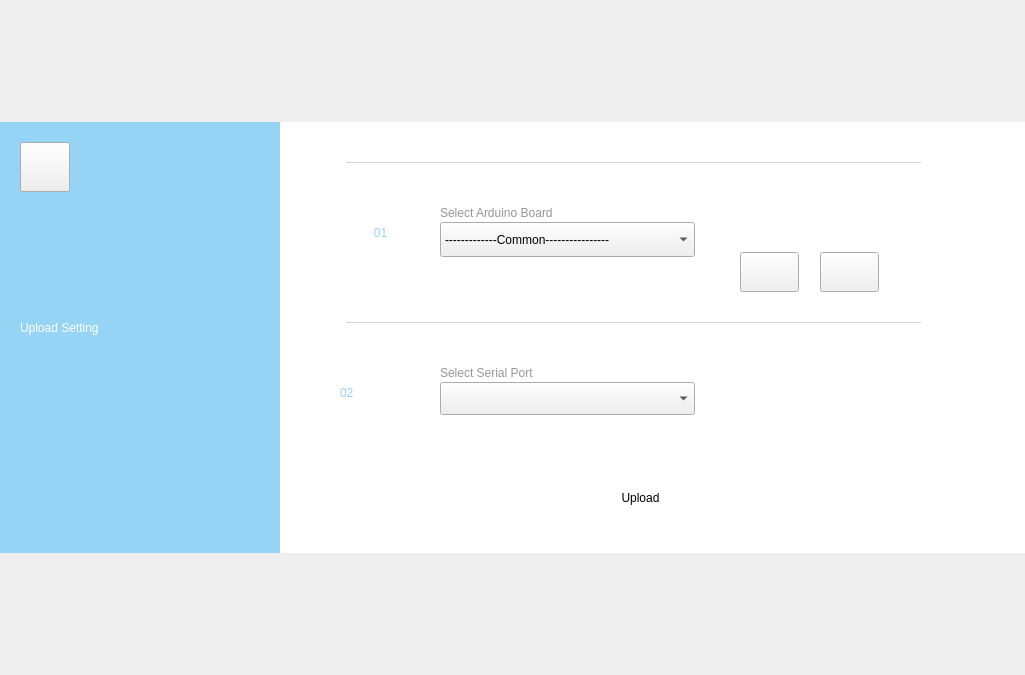
<?xml version="1.0" encoding="UTF-8"?>
<ui version="4.0">
 <class>UploadSettingForm</class>
 <widget class="QWidget" name="UploadSettingForm">
  <property name="geometry">
   <rect>
    <x>0</x>
    <y>0</y>
    <width>1025</width>
    <height>675</height>
   </rect>
  </property>
  <property name="windowTitle">
   <string>Form</string>
  </property>
  <property name="styleSheet">
   <string notr="true">QWidget#UploadSettingForm
{
	border-image: url(:/resource/images/common/Transparent_Black_80.png);
}</string>
  </property>
  <layout class="QGridLayout" name="gridLayout">
   <property name="margin">
    <number>0</number>
   </property>
   <property name="spacing">
    <number>0</number>
   </property>
   <item row="0" column="0">
    <spacer name="verticalSpacer">
     <property name="orientation">
      <enum>Qt::Vertical</enum>
     </property>
     <property name="sizeHint" stdset="0">
      <size>
       <width>20</width>
       <height>145</height>
      </size>
     </property>
    </spacer>
   </item>
   <item row="2" column="0">
    <spacer name="verticalSpacer_2">
     <property name="orientation">
      <enum>Qt::Vertical</enum>
     </property>
     <property name="sizeHint" stdset="0">
      <size>
       <width>20</width>
       <height>144</height>
      </size>
     </property>
    </spacer>
   </item>
   <item row="1" column="0">
    <widget class="QWidget" name="widgetBg" native="true">
     <property name="sizePolicy">
      <sizepolicy hsizetype="Preferred" vsizetype="Fixed">
       <horstretch>0</horstretch>
       <verstretch>0</verstretch>
      </sizepolicy>
     </property>
     <property name="minimumSize">
      <size>
       <width>1025</width>
       <height>431</height>
      </size>
     </property>
     <property name="styleSheet">
      <string notr="true">QWidget#widgetBg
{
	background-color: rgb(255, 255, 255);
}
QListView::item::hover
{

}
</string>
     </property>
     <widget class="QWidget" name="widgetLeft" native="true">
      <property name="geometry">
       <rect>
        <x>0</x>
        <y>0</y>
        <width>280</width>
        <height>431</height>
       </rect>
      </property>
      <property name="styleSheet">
       <string notr="true">QWidget#widgetLeft
{
	background-color: rgb(149, 212, 244);
}</string>
      </property>
      <widget class="QLabel" name="label_3">
       <property name="geometry">
        <rect>
         <x>20</x>
         <y>180</y>
         <width>241</width>
         <height>51</height>
        </rect>
       </property>
       <property name="styleSheet">
        <string notr="true">color: rgb(255, 255, 255);
font: 35px &quot;arial&quot;;</string>
       </property>
       <property name="text">
        <string>Upload Setting</string>
       </property>
      </widget>
      <widget class="QPushButton" name="pushButtonBack">
       <property name="geometry">
        <rect>
         <x>20</x>
         <y>20</y>
         <width>50</width>
         <height>50</height>
        </rect>
       </property>
       <property name="styleSheet">
        <string notr="true">border-image: url(:/resource/images/upload_setting/Back.png);</string>
       </property>
       <property name="text">
        <string/>
       </property>
      </widget>
     </widget>
     <widget class="QLabel" name="label">
      <property name="geometry">
       <rect>
        <x>340</x>
        <y>80</y>
        <width>81</width>
        <height>61</height>
       </rect>
      </property>
      <property name="styleSheet">
       <string notr="true">color: rgb(149, 212, 244);
font: 70px &quot;Helvetica&quot;;</string>
      </property>
      <property name="text">
       <string>01</string>
      </property>
      <property name="textFormat">
       <enum>Qt::PlainText</enum>
      </property>
      <property name="alignment">
       <set>Qt::AlignCenter</set>
      </property>
     </widget>
     <widget class="QLabel" name="label_2">
      <property name="geometry">
       <rect>
        <x>340</x>
        <y>240</y>
        <width>81</width>
        <height>61</height>
       </rect>
      </property>
      <property name="styleSheet">
       <string notr="true">color: rgb(149, 212, 244);
font: 70px &quot;Helvetica&quot;;</string>
      </property>
      <property name="text">
       <string>02</string>
      </property>
     </widget>
     <widget class="QLabel" name="labelSplit">
      <property name="geometry">
       <rect>
        <x>346</x>
        <y>40</y>
        <width>575</width>
        <height>1</height>
       </rect>
      </property>
      <property name="styleSheet">
       <string notr="true">background-color: rgb(210, 210, 210);</string>
      </property>
      <property name="text">
       <string/>
      </property>
     </widget>
     <widget class="QLabel" name="labelSplit_2">
      <property name="geometry">
       <rect>
        <x>346</x>
        <y>200</y>
        <width>575</width>
        <height>1</height>
       </rect>
      </property>
      <property name="styleSheet">
       <string notr="true">background-color: rgb(210, 210, 210);</string>
      </property>
      <property name="text">
       <string/>
      </property>
     </widget>
     <widget class="QPushButton" name="pushButtonUpload">
      <property name="geometry">
       <rect>
        <x>510</x>
        <y>330</y>
        <width>261</width>
        <height>91</height>
       </rect>
      </property>
      <property name="styleSheet">
       <string notr="true">QPushButton
{
	color: rgb(0, 0, 0);
	font: 70px &quot;arial&quot;;
	border:none
}
QPushButton:hover
{
	color: rgb(149, 212, 244);
	font: 70px &quot;arial&quot;;
	border:none
}
QPushButton:pressed
{
	color: rgb(149, 212, 0);
	font: 70px &quot;arial&quot;;
	border:none
}</string>
      </property>
      <property name="text">
       <string>Upload</string>
      </property>
     </widget>
     <widget class="QLabel" name="label_4">
      <property name="geometry">
       <rect>
        <x>440</x>
        <y>80</y>
        <width>251</width>
        <height>21</height>
       </rect>
      </property>
      <property name="styleSheet">
       <string notr="true">color: rgb(150, 150, 150);
font: 20px &quot;arial&quot;;</string>
      </property>
      <property name="text">
       <string>Select Arduino Board</string>
      </property>
     </widget>
     <widget class="QComboBox" name="comboBoxBoard">
      <property name="geometry">
       <rect>
        <x>440</x>
        <y>100</y>
        <width>255</width>
        <height>35</height>
       </rect>
      </property>
      <property name="maximumSize">
       <size>
        <width>300</width>
        <height>35</height>
       </size>
      </property>
      <property name="styleSheet">
       <string notr="true"/>
      </property>
      <item>
       <property name="text">
        <string>-------------Common----------------</string>
       </property>
      </item>
      <item>
       <property name="text">
        <string>Arduino Uno</string>
       </property>
      </item>
      <item>
       <property name="text">
        <string>Arduino Leonardo</string>
       </property>
      </item>
      <item>
       <property name="text">
        <string>-------------Arduino----------------</string>
       </property>
      </item>
      <item>
       <property name="text">
        <string>Arduino Duemilanove ATmega328</string>
       </property>
      </item>
      <item>
       <property name="text">
        <string>Arduino Duemilanove ATmega168</string>
       </property>
      </item>
      <item>
       <property name="text">
        <string>Arduino Nano ATmega328</string>
       </property>
      </item>
      <item>
       <property name="text">
        <string>Arduino Nano ATmega168</string>
       </property>
      </item>
      <item>
       <property name="text">
        <string>Arduino Mega 2560 or Mega ADK</string>
       </property>
      </item>
      <item>
       <property name="text">
        <string>Arduino Mega (ATmega1280)</string>
       </property>
      </item>
      <item>
       <property name="text">
        <string>Arduino Esplora</string>
       </property>
      </item>
      <item>
       <property name="text">
        <string>Arduino Micro</string>
       </property>
      </item>
      <item>
       <property name="text">
        <string>Arduino Mini ATmega328</string>
       </property>
      </item>
      <item>
       <property name="text">
        <string>Arduino Mini ATmega168</string>
       </property>
      </item>
      <item>
       <property name="text">
        <string>Arduino Ethernet</string>
       </property>
      </item>
      <item>
       <property name="text">
        <string>Arduino Fio</string>
       </property>
      </item>
      <item>
       <property name="text">
        <string>Arduino BT ATmega328</string>
       </property>
      </item>
      <item>
       <property name="text">
        <string>Arduino BT ATmega168</string>
       </property>
      </item>
      <item>
       <property name="text">
        <string>LilyPad Arduino USB</string>
       </property>
      </item>
      <item>
       <property name="text">
        <string>LilyPad Arduino ATmega328</string>
       </property>
      </item>
      <item>
       <property name="text">
        <string>LilyPad Arduino ATmega168</string>
       </property>
      </item>
      <item>
       <property name="text">
        <string>Arduino Pro Mini (5V,16 MHz)  ATmega328</string>
       </property>
      </item>
      <item>
       <property name="text">
        <string>Arduino Pro Mini (5V,16 MHz)  ATmega168</string>
       </property>
      </item>
      <item>
       <property name="text">
        <string>Arduino Pro Mini (3.3V,8 MHz) ATmega328</string>
       </property>
      </item>
      <item>
       <property name="text">
        <string>Arduino Pro Mini (3.3V,8 MHz) ATmega168</string>
       </property>
      </item>
      <item>
       <property name="text">
        <string>Arduino NG or older ATmega168</string>
       </property>
      </item>
      <item>
       <property name="text">
        <string>Arduino NG or older ATmega8</string>
       </property>
      </item>
      <item>
       <property name="text">
        <string>Arduino Robot Control</string>
       </property>
      </item>
      <item>
       <property name="text">
        <string>Arduino Robot Motor</string>
       </property>
      </item>
      <item>
       <property name="text">
        <string>-------------DFRobot----------------</string>
       </property>
      </item>
      <item>
       <property name="text">
        <string>Flyduino</string>
       </property>
      </item>
      <item>
       <property name="text">
        <string>X-Board</string>
       </property>
      </item>
      <item>
       <property name="text">
        <string>X-Board V2</string>
       </property>
      </item>
      <item>
       <property name="text">
        <string>RoMeo</string>
       </property>
      </item>
      <item>
       <property name="text">
        <string>RoMeo V2</string>
       </property>
      </item>
     </widget>
     <widget class="QComboBox" name="comboBoxSerialPort">
      <property name="geometry">
       <rect>
        <x>440</x>
        <y>260</y>
        <width>255</width>
        <height>33</height>
       </rect>
      </property>
     </widget>
     <widget class="QLabel" name="label_5">
      <property name="geometry">
       <rect>
        <x>440</x>
        <y>240</y>
        <width>241</width>
        <height>21</height>
       </rect>
      </property>
      <property name="styleSheet">
       <string notr="true">color: rgb(150, 150, 150);
font: 20px &quot;arial&quot;;</string>
      </property>
      <property name="text">
       <string>Select Serial Port</string>
      </property>
     </widget>
     <widget class="QPushButton" name="pushButtonUno">
      <property name="geometry">
       <rect>
        <x>740</x>
        <y>130</y>
        <width>59</width>
        <height>40</height>
       </rect>
      </property>
      <property name="styleSheet">
       <string notr="true">border-image: url(:/resource/images/upload_setting/MiniUno.png);</string>
      </property>
      <property name="text">
       <string/>
      </property>
     </widget>
     <widget class="QPushButton" name="pushButtonLeonardo">
      <property name="geometry">
       <rect>
        <x>820</x>
        <y>130</y>
        <width>59</width>
        <height>40</height>
       </rect>
      </property>
      <property name="styleSheet">
       <string notr="true">border-image: url(:/resource/images/upload_setting/MiniLeonardo.png);</string>
      </property>
      <property name="text">
       <string/>
      </property>
     </widget>
     <widget class="QLabel" name="labelTipToard">
      <property name="geometry">
       <rect>
        <x>890</x>
        <y>70</y>
        <width>16</width>
        <height>16</height>
       </rect>
      </property>
      <property name="toolTip">
       <string>&lt;html&gt;&lt;head/&gt;&lt;body&gt;&lt;p&gt;Please select your Arduino board.&lt;/p&gt;&lt;p&gt;&lt;br/&gt;&lt;/p&gt;&lt;p&gt;选择你使用的Arduino电路板&lt;/p&gt;&lt;p&gt;如果在列表中找不到你需要的型号 请查阅你使用的电路板的兼容Arduino型号&lt;/p&gt;&lt;p&gt;&lt;br/&gt;&lt;/p&gt;&lt;/body&gt;&lt;/html&gt;</string>
      </property>
      <property name="styleSheet">
       <string notr="true">QLabel#labelTipToard
{
	border-image: url(:/resource/images/upload_setting/tips.png);
}</string>
      </property>
      <property name="text">
       <string/>
      </property>
     </widget>
     <widget class="QLabel" name="labelTipSerialPort">
      <property name="geometry">
       <rect>
        <x>890</x>
        <y>240</y>
        <width>16</width>
        <height>16</height>
       </rect>
      </property>
      <property name="toolTip">
       <string>&lt;html&gt;&lt;head/&gt;&lt;body&gt;&lt;p&gt;Please select your Arduino board serial port.&lt;/p&gt;&lt;p&gt;&lt;br/&gt;&lt;/p&gt;&lt;p&gt;选择你的Arduino所在的串口(Serial COM)&lt;/p&gt;&lt;p&gt;如果列表中默认的串口号不是你想要的 请手工修改&lt;/p&gt;&lt;p&gt;**当你把Arduino插入USB口时Mind+会自动监测到 但只会自动选择默认的第一个串口号&lt;/p&gt;&lt;/body&gt;&lt;/html&gt;</string>
      </property>
      <property name="styleSheet">
       <string notr="true">QLabel#labelTipSerialPort
{
	border-image: url(:/resource/images/upload_setting/tips.png);
}</string>
      </property>
      <property name="text">
       <string/>
      </property>
     </widget>
    </widget>
   </item>
  </layout>
 </widget>
 <resources/>
 <connections/>
</ui>
